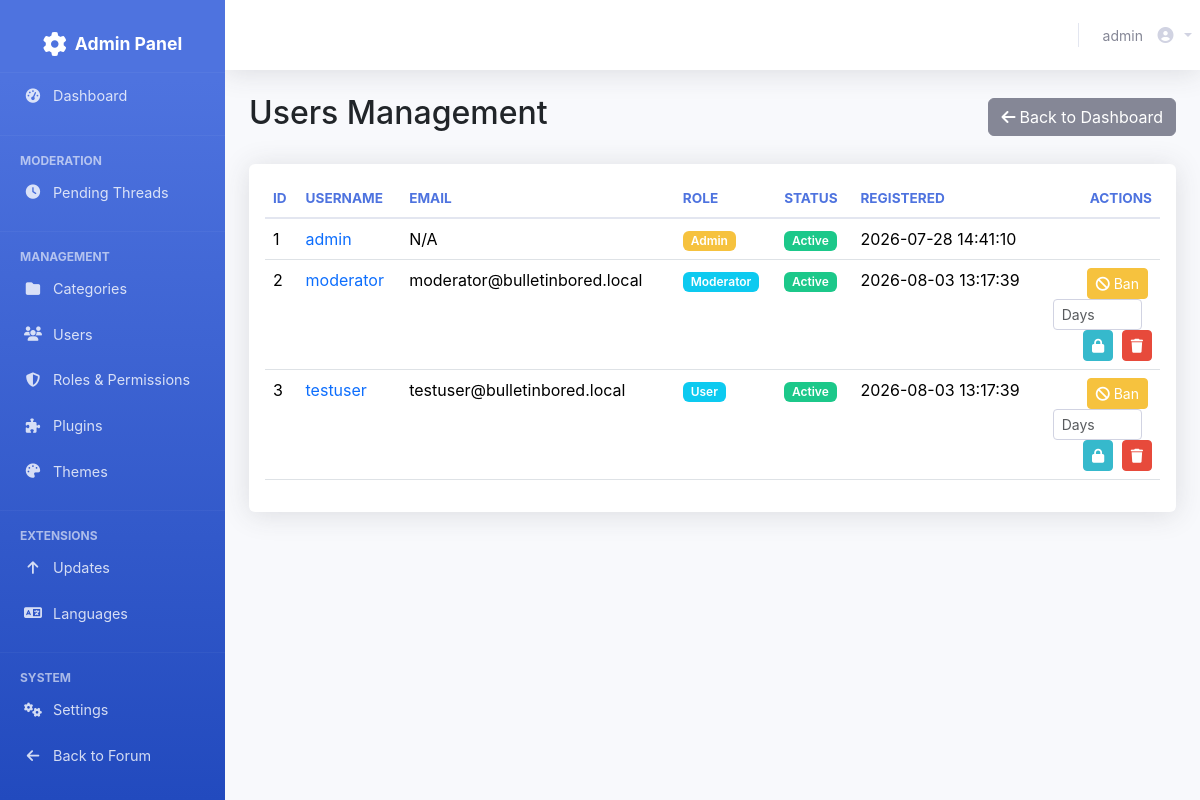
Page /admin/users (signed in) on the committed database.
### tables this page shows
CREATE TABLE users (
                id INTEGER PRIMARY KEY AUTOINCREMENT,
                username TEXT UNIQUE NOT NULL,
                password TEXT NOT NULL,
                email TEXT,
                role TEXT DEFAULT 'user',
                avatar TEXT,
                created_at DATETIME DEFAULT CURRENT_TIMESTAMP
            , status TEXT DEFAULT 'active', suspension_time INTEGER DEFAULT 0);

### views/admin_users.php (the view, shortened to what this page needs)
<?php
global $pdo;
$users = $pdo->query("SELECT * FROM users ORDER BY id ASC")->fetchAll();
?>
<?php include __DIR__.'/admin_header.php'; render_admin_header('Users'); ?>
<div class="container-fluid">
    <div class="d-flex justify-content-between align-items-center mb-4">
        <h2>Users Management</h2>
        <a href="<?= url('admin') ?>" class="btn btn-secondary"><i class="fas fa-arrow-left me-1"></i>Back to Dashboard</a>
    </div>
    <div class="card shadow mb-4">
        <div class="card-body">
            <div class="table-responsive">
                <table class="table table-hover">
                    <thead>
                        <tr>
                            <th>ID</th>
                            <th>Username</th>
                            <th>Email</th>
                            <th>Role</th>
                            <th>Status</th>
                            <th>Registered</th>
                            <th class="text-end">Actions</th>
                        </tr>
                    </thead>
                    <tbody>
                        <?php foreach ($users as $u): ?>
                        <tr>
                            <td><?= $u['id'] ?></td>
                            <td><a href="<?= url('admin_user_edit', ['id' => $u['id']]) ?>" class="text-decoration-none"><?= escape($u['username']) ?></a></td>
                            <td><?= escape($u['email'] ?? 'N/A') ?></td>
                            <td>
                                <span class="badge <?= $u['role'] === 'admin' ? 'bg-warning' : 'bg-info' ?>">
                                    <?= escape(ucfirst($u['role'])) ?>
                                </span>
                            </td>
                            <td>
                                <?php
                                $status = $u['status'] ?? 'active';
                                $suspensionTime = $u['suspension_time'] ?? 0;
                                $now = time();
                                if ($suspensionTime > $now) {
                                    $remaining = $suspensionTime - $now;
                                    $days = floor($remaining / 86400);
                                    $hours = floor(($remaining % 86400) / 3600);
                                    $minutes = floor(($remaining % 3600) / 60);
                                    $timeStr = '';
                                    if ($days > 0) $timeStr .= $days . 'd ';
                                    if ($hours > 0) $timeStr .= $hours . 'h ';
                                    if ($minutes > 0) $timeStr .= $minutes . 'm';
                                    echo '<span class="badge bg-warning">Suspended (' . trim($timeStr) . ' left)</span>';
                                } elseif ($status === 'banned') {
                                    echo '<span class="badge bg-danger">Banned</span>';
                                } elseif ($status === 'active') {
                                    echo '<span class="badge bg-success">Active</span>';
                                } else {
                                    echo '<span class="badge bg-secondary">' . escape(ucfirst($status)) . '</span>';
                                }
                                ?>
                            </td>
                            <td><?= escape($u['created_at'] ?? 'N/A') ?></td>
                            <td class="text-end">
                                <?php if ($u['role'] !== 'admin'): ?>
                                    <?php if ($u['status'] === 'banned' || ($suspensionTime > $now && $now < $suspensionTime)): ?>
                                    <form method="POST" action="<?= url('unban_user', ['id' => $u['id']]) ?>" class="d-inline" onsubmit="return confirm('Unban this user?')">
                                        <input type="hidden" name="csrf_token" value="<?= generate_csrf_token() ?>">
                                        <input type="hidden" name="redirect" value="/admin/users">
                                        <button class="btn btn-sm btn-success"><i class="fas fa-unlock"></i> Unban</button>
                                    </form>
                                    <?php else: ?>
                                    <form method="POST" action="<?= url('ban_user', ['id' => $u['id']]) ?>" class="d-inline" onsubmit="return confirm('Ban this user?')">
                                        <button class="btn btn-sm btn-warning"><i class="fas fa-ban"></i> Ban</button>
                                    </form>
                                    <form method="POST" action="<?= url('suspend_user', ['id' => $u['id']]) ?>" class="d-inline ms-1" onsubmit="return confirm('Suspend this user?')">
                                        <input type="number" name="days" min="1" max="30" placeholder="Days" class="form-control form-control-sm" style="width: auto;">
                                        <button class="btn btn-sm btn-info" title="Suspend temporarily"><i class="fas fa-lock"></i></button>
                                    </form>
                                    <?php endif; ?>
                                    <form method="POST" action="<?= url('delete_user', ['id' => $u['id']]) ?>" class="d-inline ms-1" onsubmit="return confirm('Delete this user?')">
                                        <button class="btn btn-danger btn-sm"><i class="fas fa-trash"></i></button>
                                    </form>
                                <?php endif; ?>
                            </td>
                        </tr>
                        <?php endforeach; ?>
                    </tbody>
                </table>
            </div>
        </div>
    </div>
</div>

### rows in the picture
users: id "1", username "admin", email "N/A", role "Admin", suspension_time "Active", created_at "2026-07-28 14:41:10"
users: id "2", username "moderator", email "moderator@bulletinbored.local", role "Moderator", suspension_time "Active", created_at "2026-08-03 13:17:39"
users: id "3", username "testuser", email "testuser@bulletinbored.local", role "User", suspension_time "Active", created_at "2026-08-03 13:17:39"

### other values in the picture
$_SESSION['username'] "admin"
